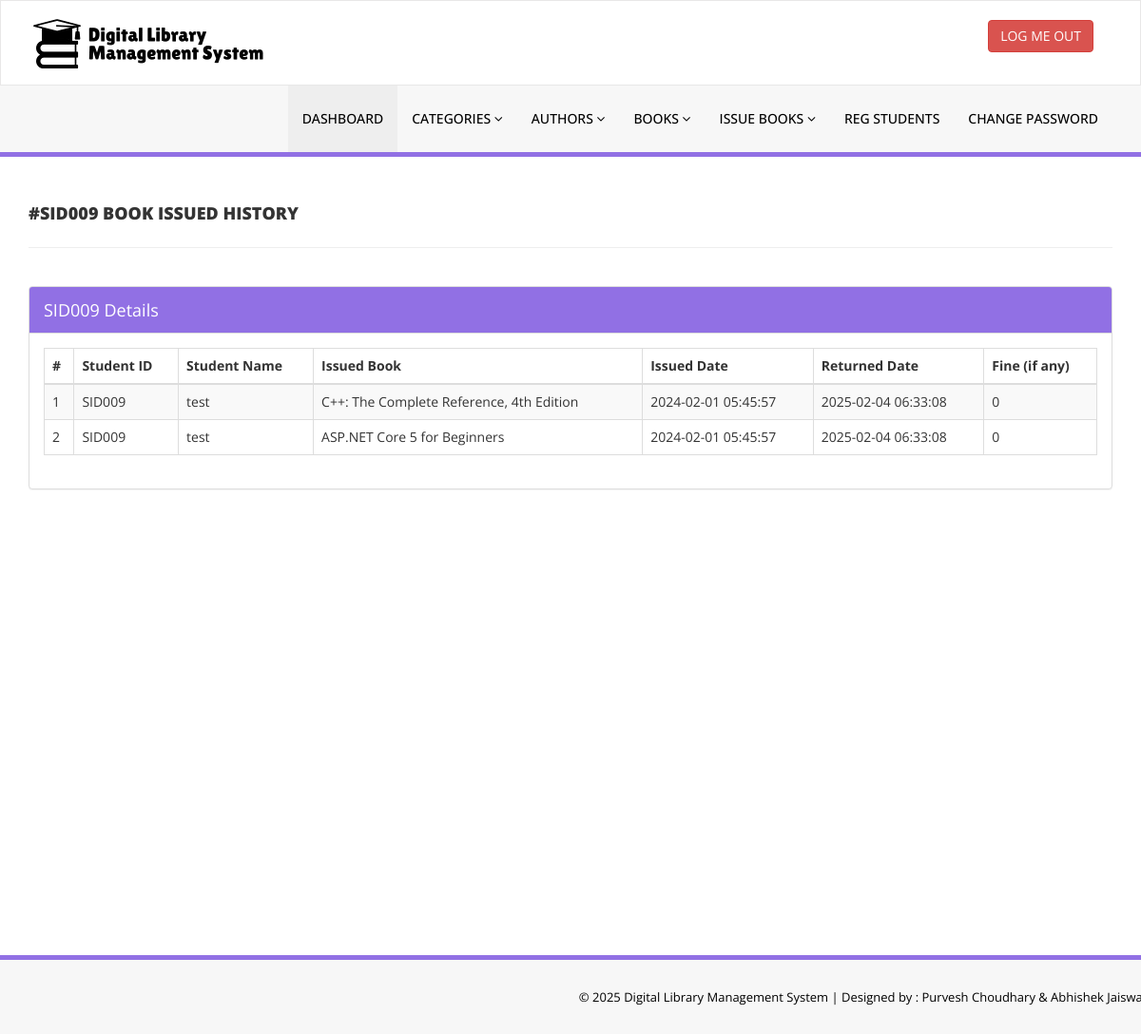
/admin/student-history.php?stdid=SID009 (signed in), run on an earlier commit of the app's database.
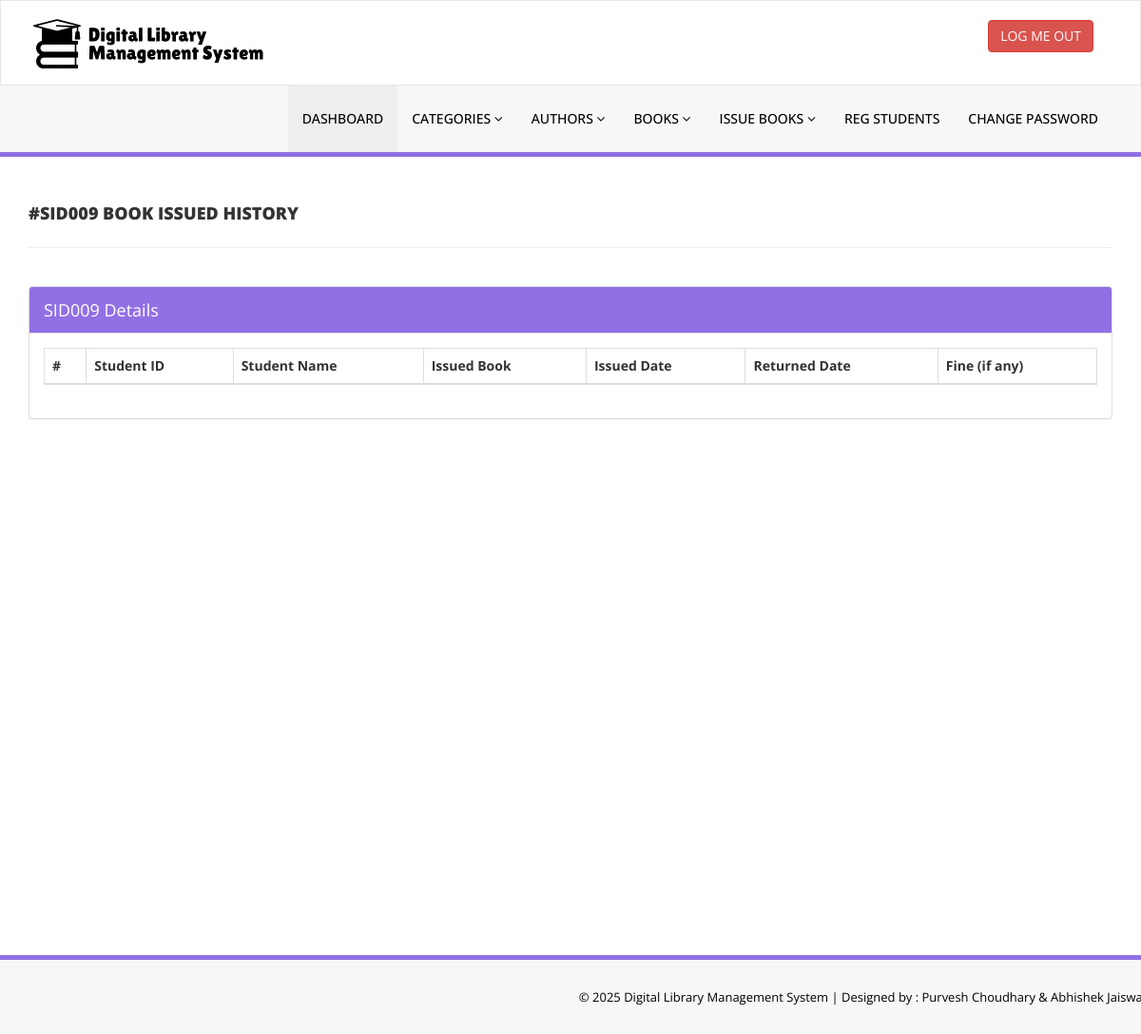
And on a later commit of the database.
### tables this page shows
CREATE TABLE `tblissuedbookdetails` (
  `id` int(11) NOT NULL,
  `BookId` int(11) DEFAULT NULL,
  `StudentID` varchar(150) DEFAULT NULL,
  `IssuesDate` timestamp NULL DEFAULT current_timestamp(),
  `ReturnDate` timestamp NULL DEFAULT NULL ON UPDATE current_timestamp(),
  `ReturnStatus` int(1) DEFAULT NULL,
  `fine` int(11) DEFAULT NULL
);

CREATE TABLE `tblstudents` (
  `id` int(11) NOT NULL,
  `StudentId` varchar(100) DEFAULT NULL,
  `FullName` varchar(120) DEFAULT NULL,
  `EmailId` varchar(120) DEFAULT NULL,
  `ProfilePic` varchar(255) DEFAULT NULL,
  `MobileNumber` char(13) DEFAULT NULL,
  `Password` varchar(120) DEFAULT NULL,
  `Status` int(1) DEFAULT NULL,
  `RegDate` timestamp NULL DEFAULT current_timestamp(),
  `UpdationDate` timestamp NULL DEFAULT NULL ON UPDATE current_timestamp()
);

CREATE TABLE `tblbooks` (
  `id` int(11) NOT NULL,
  `BookName` varchar(255) DEFAULT NULL,
  `CatId` int(11) DEFAULT NULL,
  `AuthorId` int(11) DEFAULT NULL,
  `ISBNNumber` varchar(25) DEFAULT NULL,
  `BookPrice` decimal(10,2) DEFAULT NULL,
  `BookQuantity` int(11) NOT NULL DEFAULT 1,
  `BookAvailQuantity` int(11) NOT NULL DEFAULT 1,
  `bookImage` varchar(250) NOT NULL,
  `isIssued` int(1) DEFAULT NULL,
  `RegDate` timestamp NULL DEFAULT current_timestamp(),
  `UpdationDate` timestamp NULL DEFAULT NULL ON UPDATE current_timestamp()
);

### admin/student-history.php (the view, shortened to what this page needs)
<?php
include('includes/config.php');
if(strlen($_SESSION['alogin'])==0)
    {
header('location:index.php');
}
else{
    ?>
<!DOCTYPE html>
<html xmlns="http://www.w3.org/1999/xhtml">
<head>
    <link href="assets/css/bootstrap.css" rel="stylesheet" />
    <link href="assets/css/font-awesome.css" rel="stylesheet" />
    <link href="assets/js/dataTables/dataTables.bootstrap.css" rel="stylesheet" />
    <link href="assets/css/style.css" rel="stylesheet" />
</head>
<body>
<?php include('includes/header.php');?>
    <div class="content-wrapper">
         <div class="container">
        <div class="row pad-botm">
            <div class="col-md-12">
                <?php $sid=$_GET['stdid']; ?>
                <h4 class="header-line">#<?php echo $sid;?> Book Issued History</h4>
    </div>
        </div>
            <div class="row">
                <div class="col-md-12">
                    <div class="panel panel-default">
                        <div class="panel-heading">
<?php echo $sid;?> Details
                        </div>
                        <div class="panel-body">
                            <div class="table-responsive">
                                <table class="table table-striped table-bordered table-hover" id="dataTables-example">
                                    <thead>
                                        <tr>
                                            <th>#</th>
                                            <th>Student ID</th>
                                            <th>Student Name</th>
                                            <th>Issued Book  </th>
                                            <th>Issued Date</th>
                                            <th>Returned Date</th>
                                            <th>Fine (if any)</th>
                                        </tr>
                                    </thead>
                                    <tbody>
<?php
$sql = "SELECT tblstudents.StudentId ,tblstudents.FullName,tblstudents.EmailId,tblstudents.MobileNumber,tblbooks.BookName,tblbooks.ISBNNumber,tblissuedbookdetails.IssuesDate,tblissuedbookdetails.ReturnDate,tblissuedbookdetails.id as rid,tblissuedbookdetails.fine,tblissuedbookdetails.ReturnStatus,tblbooks.id as bid,tblbooks.bookImage from  tblissuedbookdetails join tblstudents on tblstudents.StudentId=tblissuedbookdetails.StudentId join tblbooks on tblbooks.id=tblissuedbookdetails.BookId where tblstudents.StudentId='$sid' ";
$query = $dbh -> prepare($sql);
$query->execute();
$results=$query->fetchAll(PDO::FETCH_OBJ);
$cnt=1;
if($query->rowCount() > 0)
{
foreach($results as $result)
{               ?>
                                        <tr class="odd gradeX">
                                            <td class="center"><?php echo htmlentities($cnt);?></td>
                                            <td class="center"><?php echo htmlentities($result->StudentId);?></td>
                                            <td class="center"><?php echo htmlentities($result->FullName);?></td>
                                            <td class="center"><?php echo htmlentities($result->BookName);?></td>
                                            <td class="center"><?php echo htmlentities($result->IssuesDate);?></td>
                                            <td class="center"><?php if($result->ReturnDate==''): echo "Not returned yet";
                                            else: echo htmlentities($result->ReturnDate); endif;?></td>
                                             <td class="center"><?php if($result->ReturnDate==''): echo "Not returned yet";
                                              else: echo $result->fine; endif;
                                             ?></td>
                                        </tr>
 <?php $cnt=$cnt+1;}} ?>
                                    </tbody>
                                </table>
                            </div>
                        </div>
                    </div>
                </div>
            </div>
    </div>
    </div>
  <?php include('includes/footer.php');?>
</body>
</html>
<?php } ?>

What changed in the data, as far as the page shows it:
removed tblissuedbookdetails: tblstudents.StudentId "SID009", tblstudents.FullName "test", BookId.BookName "C++: The Complete Reference, 4th Edition", IssuesDate "2024-02-01 05:45:57", ReturnDate "2025-02-04 06:33:08", fine "0"
removed tblissuedbookdetails: tblstudents.StudentId "SID009", tblstudents.FullName "test", BookId.BookName "ASP.NET Core 5 for Beginners", IssuesDate "2024-02-01 05:45:57", ReturnDate "2025-02-04 06:33:08", fine "0"
